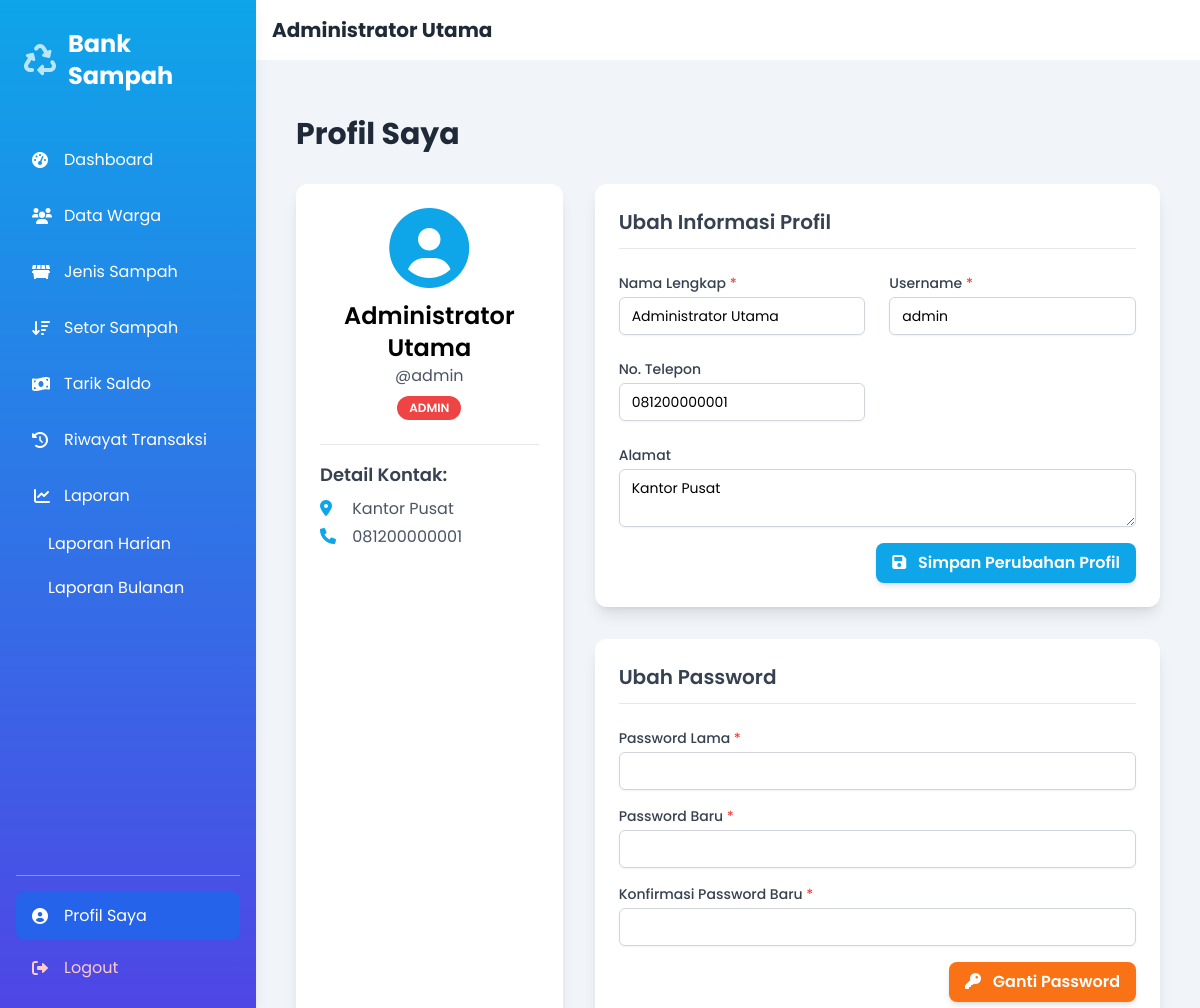
/index.php?page=profil (signed in), run on the app's committed database.
### tables this page shows
CREATE TABLE `pengguna` (
  `id_pengguna` int(11) NOT NULL,
  `nama_lengkap` varchar(100) NOT NULL,
  `username` varchar(50) NOT NULL,
  `password` varchar(255) NOT NULL,
  `level` enum('admin','petugas','warga') NOT NULL,
  `alamat` text DEFAULT NULL,
  `no_telepon` varchar(15) DEFAULT NULL COMMENT 'Digunakan untuk cek info publik warga',
  `saldo` decimal(10,2) DEFAULT 0.00,
  `tanggal_daftar` timestamp NOT NULL DEFAULT current_timestamp()
);

### modules/profil/index.php (the view, shortened to what this page needs)
<?php
$user_id = $_SESSION['user_id'];
$query_user = "SELECT id_pengguna, nama_lengkap, username, alamat, no_telepon, saldo, level FROM pengguna WHERE id_pengguna = ?";
$stmt_user = mysqli_prepare($koneksi, $query_user);
mysqli_stmt_bind_param($stmt_user, "i", $user_id);
mysqli_stmt_execute($stmt_user);
$result_user = mysqli_stmt_get_result($stmt_user);
$user_data = mysqli_fetch_assoc($result_user);
?>
<div class="container mx-auto px-4 py-8">
    <h1 class="text-3xl font-bold text-gray-800 mb-8">Profil Saya</h1>
    <div class="grid grid-cols-1 lg:grid-cols-3 gap-8">
        <div class="lg:col-span-1 bg-white p-6 rounded-xl shadow-lg">
            <div class="text-center mb-6">
                <i class="fas fa-user-circle fa-5x text-sky-500"></i>
                <h2 class="text-2xl font-semibold mt-3"><?php echo htmlspecialchars($user_data['nama_lengkap']); ?></h2>
                <p class="text-gray-600">@<?php echo htmlspecialchars($user_data['username']); ?></p>
                <span class="mt-2 inline-block bg-<?php echo ($user_data['level'] == 'admin' ? 'red' : ($user_data['level'] == 'petugas' ? 'yellow' : 'green')); ?>-500 text-white text-xs font-semibold px-3 py-1 rounded-full uppercase">
                    <?php echo htmlspecialchars($user_data['level']); ?>
                </span>
            </div>
            <hr class="my-4">
            <div>
                <h3 class="text-lg font-semibold text-gray-700 mb-2">Detail Kontak:</h3>
                <p class="text-gray-600 mb-1"><i class="fas fa-map-marker-alt w-5 mr-2 text-sky-500"></i> <?php echo htmlspecialchars($user_data['alamat'] ? $user_data['alamat'] : 'Belum diisi'); ?></p>
                <p class="text-gray-600"><i class="fas fa-phone w-5 mr-2 text-sky-500"></i> <?php echo htmlspecialchars($user_data['no_telepon'] ? $user_data['no_telepon'] : 'Belum diisi'); ?></p>
            </div>
        </div>
        <div class="lg:col-span-2 space-y-8">
            <div class="bg-white p-6 rounded-xl shadow-lg">
                <h2 class="text-xl font-semibold text-gray-700 mb-6 border-b pb-3">Ubah Informasi Profil</h2>
                <form action="<?php echo BASE_URL; ?>index.php?page=profil/proses_update_profil" method="POST">
                    <div class="grid grid-cols-1 md:grid-cols-2 gap-6 mb-4">
                        <div>
                            <label for="nama_lengkap" class="block text-sm font-medium text-gray-700 mb-1">Nama Lengkap <span class="text-red-500">*</span></label>
                            <input type="text" name="nama_lengkap" id="nama_lengkap" value="<?php echo htmlspecialchars($user_data['nama_lengkap']); ?>" required class="mt-1 block w-full px-3 py-2 bg-white border border-gray-300 rounded-md shadow-sm focus:outline-none focus:ring-sky-500 focus:border-sky-500 sm:text-sm">
                        </div>
                        <div>
                            <label for="username_profil" class="block text-sm font-medium text-gray-700 mb-1">Username <span class="text-red-500">*</span></label>
                            <input type="text" name="username" id="username_profil" value="<?php echo htmlspecialchars($user_data['username']); ?>" required class="mt-1 block w-full px-3 py-2 bg-white border border-gray-300 rounded-md shadow-sm focus:outline-none focus:ring-sky-500 focus:border-sky-500 sm:text-sm">
                        </div>
                        <div>
                            <label for="no_telepon_profil" class="block text-sm font-medium text-gray-700 mb-1">No. Telepon</label>
                            <input type="tel" name="no_telepon" id="no_telepon_profil" value="<?php echo htmlspecialchars($user_data['no_telepon']); ?>" class="mt-1 block w-full px-3 py-2 bg-white border border-gray-300 rounded-md shadow-sm focus:outline-none focus:ring-sky-500 focus:border-sky-500 sm:text-sm">
                        </div>
                         <div class="md:col-span-2">
                            <label for="alamat_profil" class="block text-sm font-medium text-gray-700 mb-1">Alamat</label>
                            <textarea name="alamat" id="alamat_profil" rows="2" class="mt-1 block w-full px-3 py-2 bg-white border border-gray-300 rounded-md shadow-sm focus:outline-none focus:ring-sky-500 focus:border-sky-500 sm:text-sm"><?php echo htmlspecialchars($user_data['alamat']); ?></textarea>
                        </div>
                    </div>
                    <div class="flex justify-end">
                        <button type="submit" name="update_profil" class="bg-sky-500 hover:bg-sky-600 text-white font-semibold py-2 px-4 rounded-lg shadow-md transition duration-150 ease-in-out">
                            <i class="fas fa-save mr-2"></i> Simpan Perubahan Profil
                        </button>
                    </div>
                </form>
            </div>
            <div class="bg-white p-6 rounded-xl shadow-lg">
                <h2 class="text-xl font-semibold text-gray-700 mb-6 border-b pb-3">Ubah Password</h2>
                <form action="<?php echo BASE_URL; ?>index.php?page=profil/proses_ganti_password" method="POST">
                    <div class="space-y-4 mb-4">
                        <div>
                            <label for="password_lama" class="block text-sm font-medium text-gray-700 mb-1">Password Lama <span class="text-red-500">*</span></label>
                            <input type="password" name="password_lama" id="password_lama" required class="mt-1 block w-full px-3 py-2 bg-white border border-gray-300 rounded-md shadow-sm focus:outline-none focus:ring-sky-500 focus:border-sky-500 sm:text-sm">
                        </div>
                        <div>
                            <label for="password_baru" class="block text-sm font-medium text-gray-700 mb-1">Password Baru <span class="text-red-500">*</span></label>
                            <input type="password" name="password_baru" id="password_baru" required class="mt-1 block w-full px-3 py-2 bg-white border border-gray-300 rounded-md shadow-sm focus:outline-none focus:ring-sky-500 focus:border-sky-500 sm:text-sm">
                        </div>
                        <div>
                            <label for="konfirmasi_password_baru" class="block text-sm font-medium text-gray-700 mb-1">Konfirmasi Password Baru <span class="text-red-500">*</span></label>
                            <input type="password" name="konfirmasi_password_baru" id="konfirmasi_password_baru" required class="mt-1 block w-full px-3 py-2 bg-white border border-gray-300 rounded-md shadow-sm focus:outline-none focus:ring-sky-500 focus:border-sky-500 sm:text-sm">
                        </div>
                    </div>
                    <div class="flex justify-end">
                        <button type="submit" name="ganti_password" class="bg-orange-500 hover:bg-orange-600 text-white font-semibold py-2 px-4 rounded-lg shadow-md transition duration-150 ease-in-out">
                            <i class="fas fa-key mr-2"></i> Ganti Password
                        </button>
                    </div>
                </form>
            </div>
        </div>
    </div>
</div>

### includes/header.php (style rules this page uses)
body { font-family: 'Poppins', 'Inter', sans-serif; background-color: #f0f9ff; }

### data on the page
pengguna: nama_lengkap "Administrator Utama", username "admin", level "ADMIN", alamat "Kantor Pusat", no_telepon "081200000001"

### other printed values
$user_nama "Administrator Utama"
